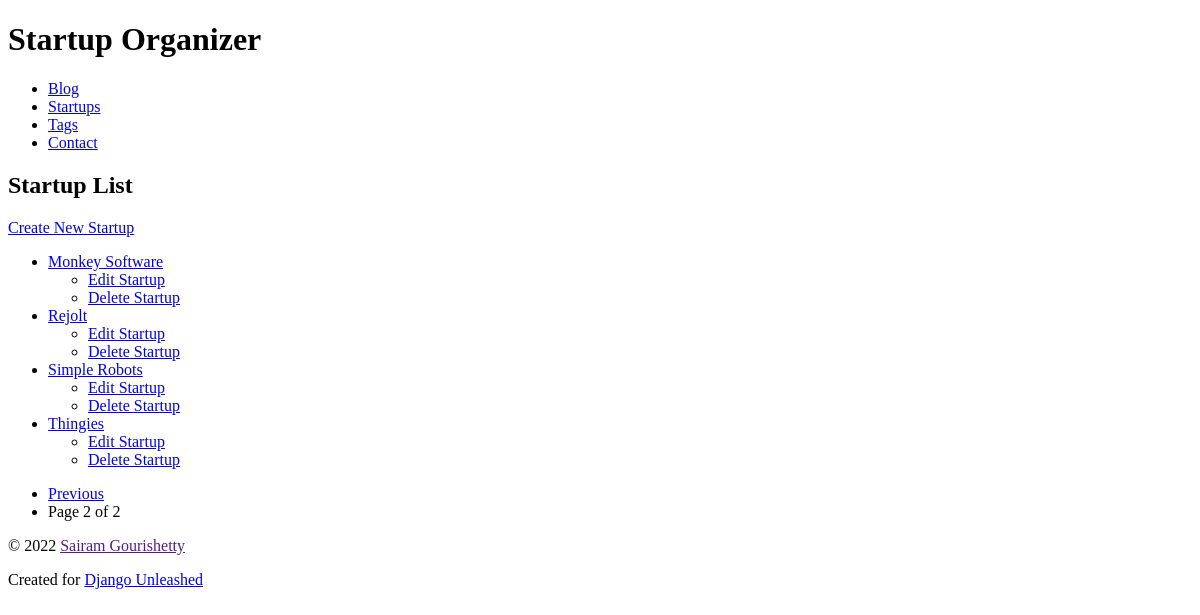
The app's page /startup/?page=2, older data.
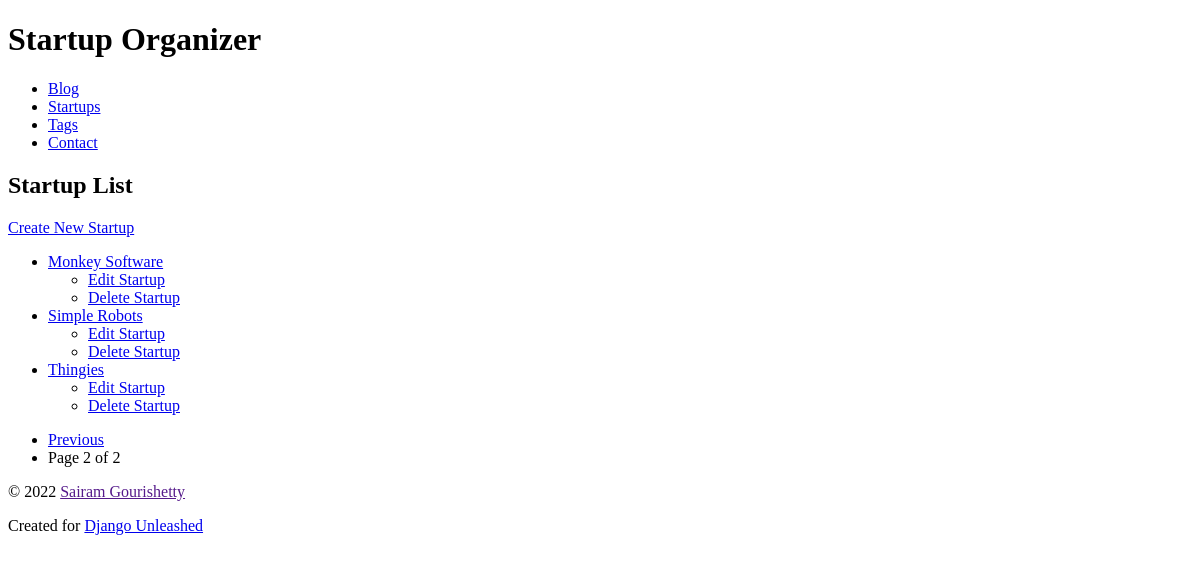
The same page, newer data.
### organizer/models.py (models this page shows, shortened)
class Startup(models.Model):
    name = models.CharField(max_length=31, db_index=True)   # index automatically in the database
    slug = models.SlugField(max_length=31, unique=True, help_text='A label for URL config. ')   #unique fields are automatically indexed
    description = models.TextField()
    founded_date = models.DateField('date founded')
    contact = models.EmailField()
    website = models.URLField(max_length=255)
    tags = models.ManyToManyField(Tag, blank=True)
    class Meta:
        ordering = ['name']
        get_latest_by = 'founded_date'
    def get_absolute_url(self):
        return reverse('organizer_startup_detail', kwargs={'slug': self.slug})
    def get_update_url(self):
        return reverse(
            'organizer_startup_update', kwargs={'slug': self.slug}
        )
    def get_delete_url(self):
        return reverse(
            'organizer_startup_delete', kwargs={'slug': self.slug}
        )

### organizer/views.py (the view)
class StartupList(View):
    page_kwarg = 'page'
    paginate_by = 5
    template_name = 'organizer/startup_list.html'
    def get(self, request):
        startups = Startup.objects.all()
        paginator = Paginator(startups, self.paginate_by)
        page = None
        page_number = request.GET.get(
            self.page_kwarg
        )
        prev_url = None
        next_url = None
        try:
            page = paginator.page(page_number)
        except PageNotAnInteger:
            print(paginator.page(1))
            page = paginator.page(1)
        except EmptyPage:
            page = paginator.page(
                paginator.num_pages
            )
        if page.has_previous():
            prev_url = "?{pkw}={n}".format(
                pkw=self.page_kwarg,
                n = page.previous_page_number()
            )
        else:
            prev_url = None
        if page.has_next():
            next_url = "?{pkw}={n}".format(
                pkw=self.page_kwarg,
                n=page.next_page_number()
            )
        else:
            next_url = None
        context = {
            'is_paginated': page.has_other_pages(),
            'paginator': paginator,
            'startup_list': page,
            'next_page_url': next_url,
            'previous_page_url': prev_url
        }
        return render(
            request,
            self.template_name,
            context
        )

### organizer/templates/organizer/startup_list.html (shortened to what this page needs)
{% extends parent_template|default:"organizer/base_organizer.html" %}
{% block content %}
  <h2>Startup List</h2>
    <div>
      <a href="{% url 'organizer_startup_create' %}">
        Create New Startup</a>
    </div>
  <ul>
    {% for startup in startup_list %}
      <li>
        <a href="{{ startup.get_absolute_url }}">
          {{ startup.name }}</a>
      </li>
      <ul>
        <li>
          <a href="{{ startup.get_update_url }}">
            Edit Startup
          </a>
        </li>
        <li>
          <a href="{{ startup.get_delete_url }}">
            Delete Startup
          </a>
        </li>
      </ul>
    {% empty %}
      <li><em>No Startups Available</em></li>
    {% endfor %}
  </ul>
  {% if is_paginated %}
  <ul>
    {% if previous_page_url %}
        <li>
          <a href="{{ previous_page_url }}">
            Previous
          </a>
        </li>
      {% endif %}
      <li>
        Page {{ startup_list.number }}
        of {{ paginator.num_pages }}
      </li>
  </ul>
  {% endif %}
{% endblock %}

### organizer/templates/organizer/base_organizer.html
{% extends parent_template|default:"base.html" %}

### templates/base.html (shortened to what this page needs)
<!DOCTYPE html>
<html lang="en">
    <head>
    </head>
    <body>
        <div>
            <header>
                <h1>
                    Startup Organizer
                </h1>
            </header>
            <nav>
                <ul>
                    <li>
                        <a href="{% url 'blog_post_list' %}">Blog</a>
                    </li>
                    <li>
                        <a href="{% url 'organizer_startup_list' %}">Startups</a>
                    </li>
                    <li>
                        <a href="{% url 'organizer_tag_list' %}">Tags</a>
                    </li>
                    <li>
                        <a href="{% url 'contact' %}">
                            Contact
                        </a>
                    </li>
                </ul>
            </nav>
            <main>
                {% block content %}{% endblock %}
            </main>
        </div>
        <footer>
            <p>
                &copy; 2022
                <a href="">
                   Sairam Gourishetty
                </a>
            </p>
            <p>
                Created for
                <a href="https://Django-Unleashed.com/">
                    Django Unleashed
                </a>
            </p>
        </footer>
    </body>
</html>

Row changes from the older to the newer data that the page shows:
removed Startup: name "Rejolt"
